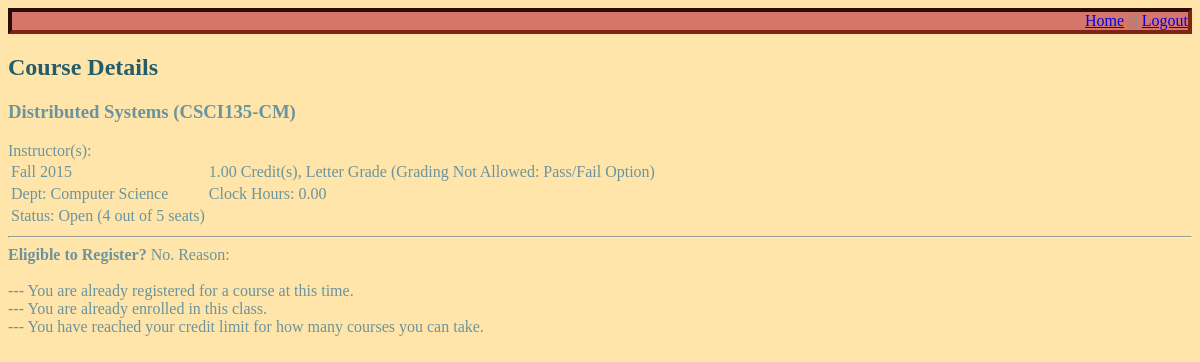
The page /courseinfo.php?course_number=3 (signed in) on the database its author committed.
### tables this page shows
CREATE TABLE IF NOT EXISTS courses (
 id int NOT NULL AUTO_INCREMENT,
 title text NOT NULL,
 category text NOT NULL,
 course_number text NOT NULL,
 course_time int NOT NULL,
 location text NOT NULL,
 slots int(11) NOT NULL,
 slotstaken int(11) NOT NULL,
  
 description text NOT NULL,
 PRIMARY KEY (id)
);

### courseinfo.php (the view, shortened to what this page needs)
<head>
	<link rel="stylesheet" type="text/css" href="style.css">
</head>
<?php
require_once 'login.php';
$conn = new mysqli($hn, $un, $pw, $db);
$student_id = $_SESSION['student_id'];
$courseid = $_SESSION["course_selected"];
echo "<div align='right'><a href='home.php'>Home</a> ||| <a href='logout.php'>Logout</a></div>";
echo "<h2>Course Details</h2>";
$query = "SELECT * FROM studentcourses WHERE student_id = '$student_id'";
$result = $conn->query($query);
$enrolled = False;
$rows = $result->num_rows;
for ($i = 0; $i < $rows; $i++){
	$current = $result->fetch_array(MYSQLI_ASSOC);
	if ($current['course_id'] == $_SESSION["course_selected"]){
		$enrolled = True;
		break;
	}
}
$query = "SELECT * FROM courses WHERE id = '$courseid'";
$result = $conn->query($query);
$current = $result->fetch_array(MYSQLI_ASSOC);
if ($current["slots"] > $current["slotstaken"]){
	$status = true;
}
else {
	$status = false;
}
echo "<h3><b>" . $current["title"] . " (" . $current["course_number"] . ")</b></h3>";
echo "Instructor(s): " . "<br>";
echo "<table>";
echo "<tr> <td>Fall 2015</td><td>1.00 Credit(s), Letter Grade (Grading Not Allowed: Pass/Fail Option)</td></tr>";
echo "<tr><td>Dept: " . $current["category"] . "</td><td>Clock Hours: 0.00</td></tr>";
echo "<tr><td>Status: ";
if ($status == true){
	echo "Open ";
}
else {
	echo "Closed ";
}
$open_seats = $current["slots"] - $current["slotstaken"];
echo "(" . $open_seats . " out of " . $current["slots"] . " seats)</td></tr>";
echo "</table>";
$seats_full = False;
$time_conflict = False;
$time_id = $current['course_time'];
$query_classes = "SELECT course_id FROM studentcourses WHERE student_id = '$student_id'";
$result_classes = $conn->query($query_classes);
$rows = $result_classes->num_rows;
for ($i = 0; $i < $rows; $i++){
	$result_classes->data_seek($i);
	$course_time = $result_classes->fetch_array(MYSQLI_ASSOC);
	$current_course = $course_time['course_id'];
	$query_time = "SELECT course_time FROM courses WHERE id = '$current_course'";
	$result_time = $conn->query($query_time);
	$current_course_time = $result_time->fetch_object()->course_time;
	if ($current_course_time == $time_id){
		$time_conflict = True;
		break;
	}
}
$credit_limit = False;
$query_credit = "SELECT credit_limit, credit_registered FROM students WHERE id = '$student_id'";
$result_credit = $conn->query($query_credit);
$student_credit = $result_credit->fetch_array(MYSQLI_ASSOC);
if ($student_credit['credit_registered'] >= $student_credit['credit_limit']){
	$credit_limit = True;
}
echo "<hr>";
echo "<b>Eligible to Register? </b>";
if ($time_conflict || $seats_full || $enrolled || $credit_limit){
	echo "No. Reason: <br><br>";
}
else {
	echo "Yes.";
	echo "<br><br>";
	echo "<form method='post'><b>
			<input type='submit' name='add' value='Add Course'/></b>
		  </form>";
}
if ($time_conflict== True){
	echo "--- You are already registered for a course at this time. <br>";
}
if ($enrolled){
	echo "--- You are already enrolled in this class. <br>";
}
if ($credit_limit){
	echo "--- You have reached your credit limit for how many courses you can take. <br>";
}
?>

### style.css (style rules this page uses)
h2 { color: #255c69; }
div { background-color: #D4776A; border-style: inset; border-width: 4px; border-color: #802215; }

### rows shown on the page
courses: title "Distributed Systems", course_number "CSCI135-CM", category "Computer Science", open_seats "4", slots "5"
